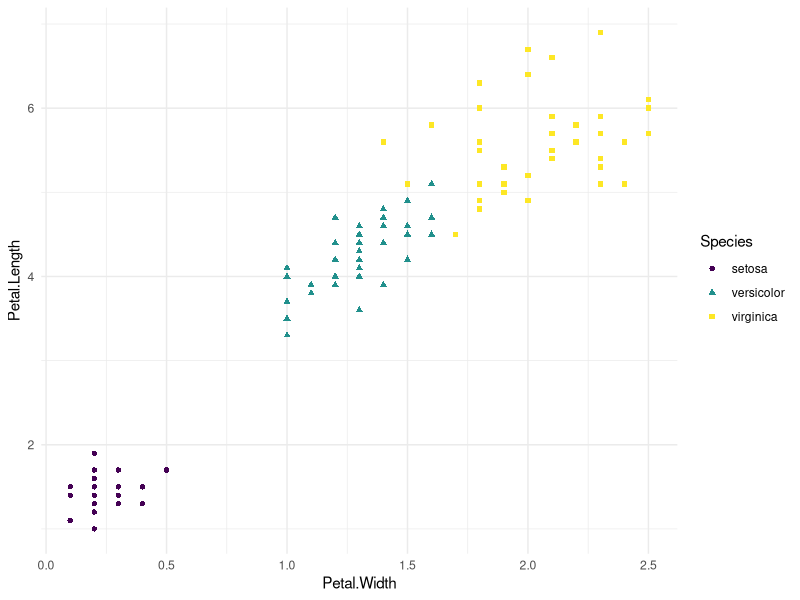
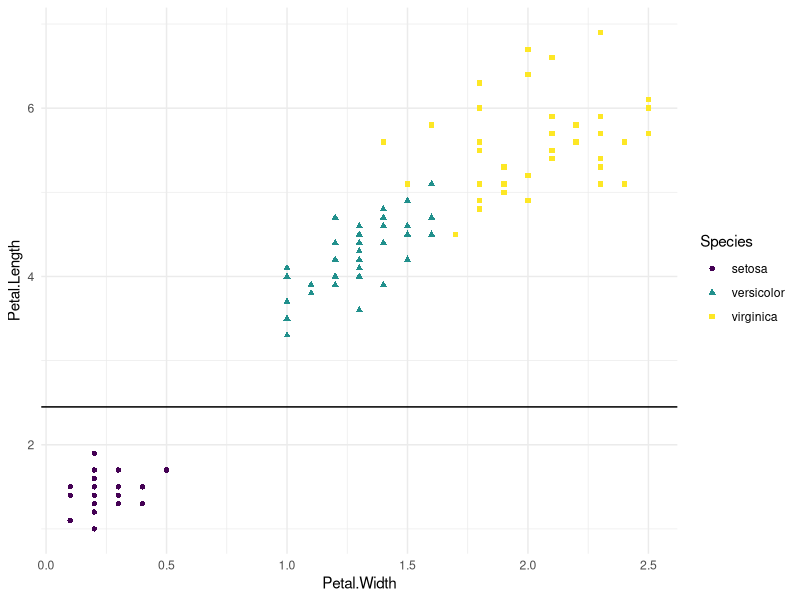
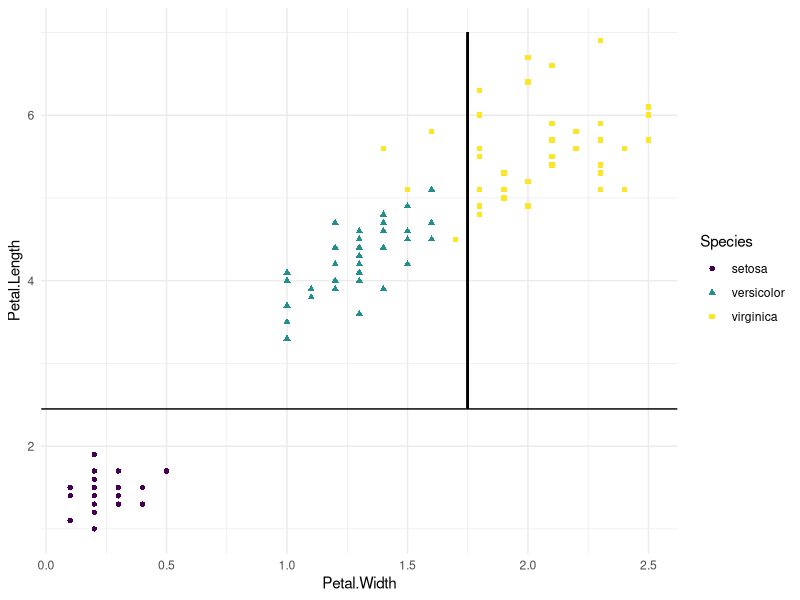
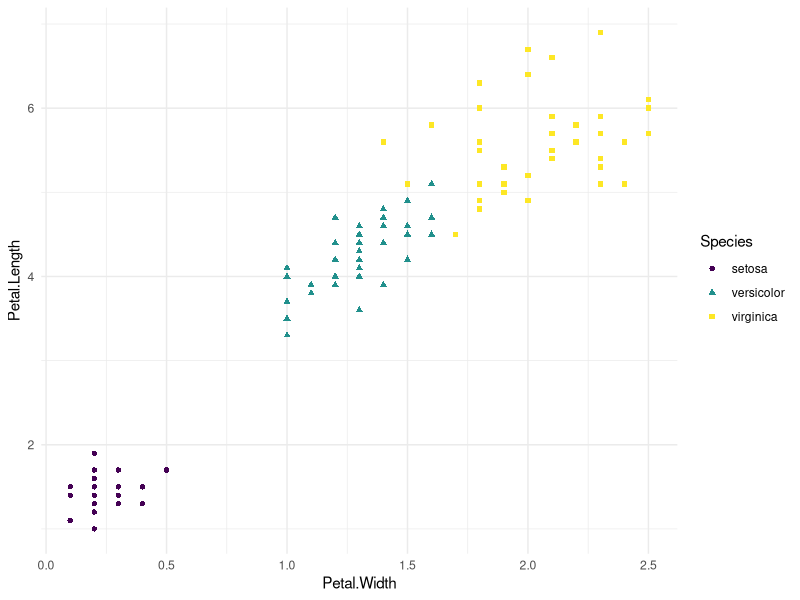
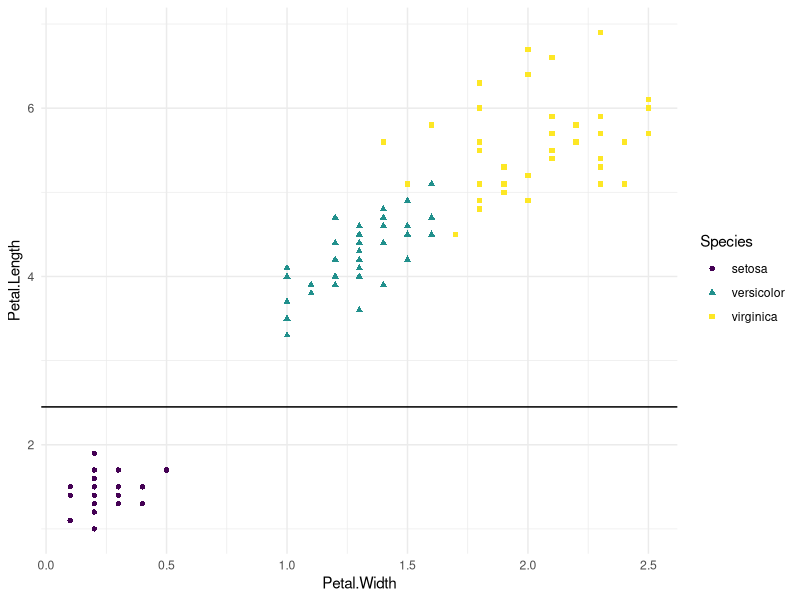
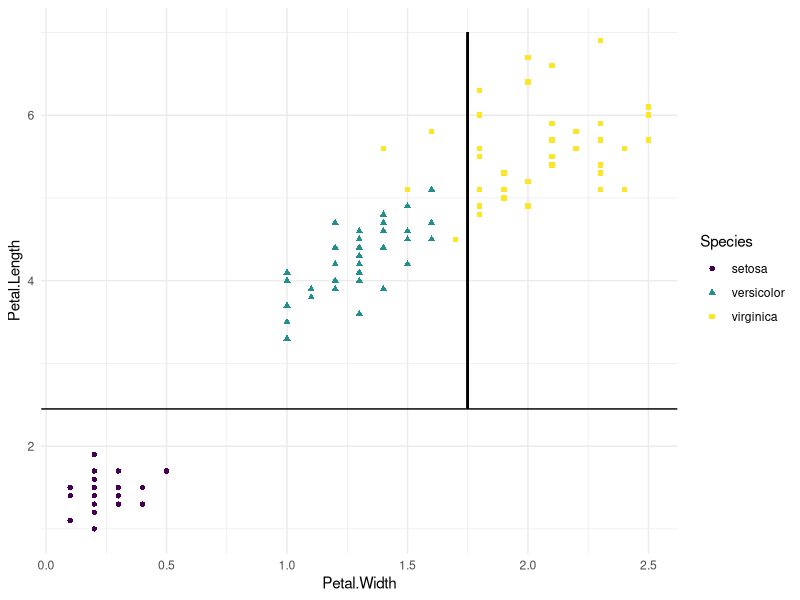
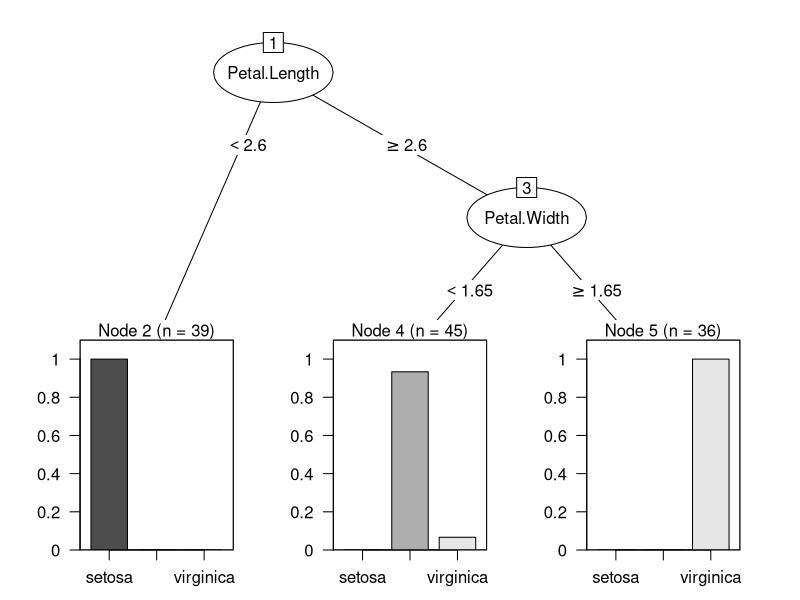

Source code (R) for these figures, in order:
## ---- chunk 1
library(tidyverse)
library(viridis)
## ---- chunk 2
head(iris) # data already loaded in R
## ---- chunk 3
summary(iris)
## ---- chunk 4
set.seed(2172017)
index <- sample(x = nrow(iris), size = round(.2*nrow(iris)))
train <- iris[-index,]
dim(train)

test <- iris[index,]
dim(test)
## ---- chunk 5
ggplot(train, aes(x = Petal.Width, y = Petal.Length, color = Species, shape = Species)) +
  geom_point() +
  scale_color_viridis(discrete = TRUE) +
  theme_minimal()
## ---- chunk 6
ggplot(train, aes(x = Petal.Width, y = Petal.Length, color = Species, shape = Species)) +
  geom_point() +
  geom_hline(yintercept = 2.45) +
  scale_color_viridis(discrete = TRUE) +
  theme_minimal()
## ---- chunk 7
ggplot(train, aes(x = Petal.Width, y = Petal.Length, color = Species, shape = Species)) +
  geom_point() +
  geom_hline(yintercept = 2.45) +
  geom_segment(aes(x = 1.75, y = 2.45, xend = 1.75, yend = 7), color = "black") +
  scale_color_viridis(discrete = TRUE) +
  theme_minimal()
## ---- chunk 8
ggplot(train, aes(x = Petal.Width, y = Petal.Length, color = Species, shape = Species)) +
  geom_point() +
  scale_color_viridis(discrete = TRUE) +
  theme_minimal()
## ---- chunk 9
table(train$Species)
## ---- chunk 10
ggplot(train, aes(x = Petal.Width, y = Petal.Length, color = Species, shape = Species)) +
  geom_point() +
  geom_hline(yintercept = 2.45) +
  scale_color_viridis(discrete = TRUE) +
  theme_minimal()
## ---- chunk 11
top <- filter(train, Petal.Width < 1.75 & Petal.Length > 2.45)
table(top$Species)
## ---- chunk 12
ggplot(train, aes(x = Petal.Width, y = Petal.Length, color = Species, shape = Species)) +
  geom_point() +
  geom_hline(yintercept = 2.45) +
  geom_segment(aes(x = 1.75, y = 2.45, xend = 1.75, yend = 7), color = "black") +
  scale_color_viridis(discrete = TRUE) +
  theme_minimal()
## ---- chunk 13
top_left <- filter(train, Petal.Width < 1.75 & Petal.Length > 2.45)
table(top_left$Species)
## ---- chunk 14
library(rpart)
## ---- chunk 15
fit <- rpart(Species ~ Sepal.Length + Sepal.Width + Petal.Length + Petal.Width, data=train)
fit
## ---- chunk 16
library(partykit)
plot(as.party(fit))
## ---- chunk 17
pred_test <- predict(fit, newdata = test, type = "class")
table(prediction = pred_test, truth = test$Species)
